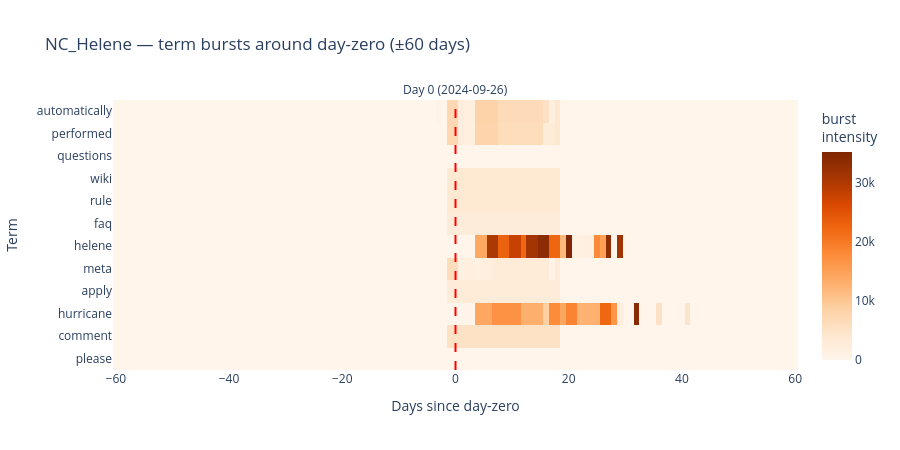
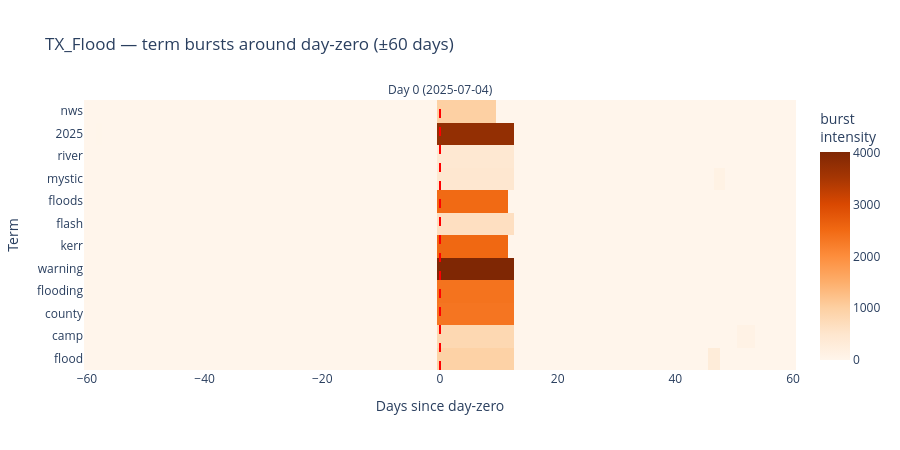

The notebook cell these images were saved under, in order:
### Markdown cell above
### 6.2 Per-event burst heatmaps

For each event, we pick the ~12 most distinctive terms across that event's boolean sub-corpora (by TF-IDF), run Kleinberg on each term's timestamp series restricted to the ±`WINDOW_DAYS` window around day-zero, and render a heatmap of days-since-day-zero × term with intensity encoding. A vertical line marks day-zero.

### Code cell
BURST_TERMS_PER_EVENT = 12

def term_timestamps(docs, term):
    mask = docs["text_content"].str.contains(rf"\b{re.escape(term)}\b", case=False, regex=True)
    return docs.loc[mask, "timestamp"].dropna().tolist()

def distinctive_terms(sub_df, all_df, n=BURST_TERMS_PER_EVENT):
    """Terms frequent in sub_df but not in (all_df minus sub_df)."""
    in_corpus  = " ".join(sub_df["text_content"].tolist())
    out_corpus = " ".join(all_df.loc[~all_df.index.isin(sub_df.index), "text_content"].tolist())
    vec = TfidfVectorizer(max_features=3000, stop_words=list(CONTENT_STOPWORDS), min_df=2)
    try:
        X = vec.fit_transform([in_corpus, out_corpus])
    except ValueError:
        return []
    diff = (X.toarray()[0] - X.toarray()[1])
    vocab = np.array(vec.get_feature_names_out())
    return list(vocab[diff.argsort()[::-1][:n]])

event_burst_figs = {}
for event, day0_str in EVENT_DAY_ZERO.items():
    day0 = datetime.fromisoformat(day0_str).replace(tzinfo=timezone.utc)
    win_start = day0 - timedelta(days=WINDOW_DAYS)
    win_end   = day0 + timedelta(days=WINDOW_DAYS)
    sub = df[df["events"].apply(lambda es: event in es) &
             df["timestamp"].between(win_start, win_end)].copy()
    if len(sub) < 10:
        print(f"  ⚠ {event}: only {len(sub)} docs in window — skipping burst heatmap")
        continue
    terms = distinctive_terms(sub, df)
    if not terms:
        continue
    # Build days-since-day-zero × term intensity matrix
    days = list(range(-WINDOW_DAYS, WINDOW_DAYS+1))
    matrix = np.zeros((len(terms), len(days)))
    for ti, term in enumerate(terms):
        ts = term_timestamps(sub, term)
        bursts = kleinberg_bursts(ts)
        for b_start, b_end, intensity in bursts:
            d0 = (b_start - day0).days
            d1 = (b_end - day0).days
            for d in range(max(d0, -WINDOW_DAYS), min(d1, WINDOW_DAYS)+1):
                matrix[ti, d - days[0]] = max(matrix[ti, d - days[0]], intensity)
    fig = go.Figure(go.Heatmap(z=matrix, x=days, y=terms, colorscale="Oranges",
                               colorbar=dict(title="burst<br>intensity")))
    fig.add_vline(x=0, line=dict(color="red", width=2, dash="dash"),
                  annotation_text=f"Day 0 ({day0_str})", annotation_position="top")
    fig.update_layout(title=f"{event} — term bursts around day-zero (±{WINDOW_DAYS} days)",
                      xaxis_title="Days since day-zero", yaxis_title="Term",
                      height=450, plot_bgcolor="white")
    fig.write_html(str(OUTPUT_DIR / f"burst_{event}.html"), include_plotlyjs="cdn")
    event_burst_figs[event] = fig
    fig.show()
    print(f"✓ {event}: {len(sub):,} docs, {len(terms)} distinctive terms")

### Figure 1 — Plotly figure (JSON) as saved in the notebook; plotly's stock layout.template omitted (floating-point values rounded to 4 significant figures; data arrays with more than 128 entries replaced by an {"elided": "..."} marker saying what was removed)
{"data": [{"colorbar": {"title": {"text": "burst<br>intensity"}}, "colorscale": [[0, "rgb(255,245,235)"], [0.125, "rgb(254,230,206)"], [0.25, "rgb(253,208,162)"], [0.375, "rgb(253,174,107)"], [0.5, "rgb(253,141,60)"], [0.625, "rgb(241,105,19)"], [0.75, "rgb(217,72,1)"], [0.875, "rgb(166,54,3)"], [1, "rgb(127,39,4)"]], "type": "heatmap", "x": [-60, -59, -58, -57, -56, -55, -54, -53, -52, -51, -50, -49, -48, -47, -46, -45, -44, -43, -42, -41, -40, -39, -38, -37, -36, -35, -34, -33, -32, -31, -30, -29, -28, -27, -26, -25, -24, -23, -22, -21, -20, -19, -18, -17, -16, -15, -14, -13, -12, -11, -10, -9, -8, -7, -6, -5, -4, -3, -2, -1, 0, 1, 2, 3, 4, 5, 6, 7, 8, 9, 10, 11, 12, 13, 14, 15, 16, 17, 18, 19, 20, 21, 22, 23, 24, 25, 26, 27, 28, 29, 30, 31, 32, 33, 34, 35, 36, 37, 38, 39, 40, 41, 42, 43, 44, 45, 46, 47, 48, 49, 50, 51, 52, 53, 54, 55, 56, 57, 58, 59, 60], "y": ["please", "comment", "hurricane", "apply", "meta", "helene", "faq", "rule", "wiki", "questions", "performed", "automatically"], "z": {"elided": "12x121 float values"}}], "layout": {"annotations": [{"showarrow": false, "text": "Day 0 (2024-09-26)", "x": 0, "xanchor": "center", "xref": "x", "y": 1, "yanchor": "bottom", "yref": "y domain"}], "height": 450, "plot_bgcolor": "white", "shapes": [{"line": {"color": "red", "dash": "dash", "width": 2}, "type": "line", "x0": 0, "x1": 0, "xref": "x", "y0": 0, "y1": 1, "yref": "y domain"}], "title": {"text": "NC_Helene — term bursts around day-zero (±60 days)"}, "xaxis": {"title": {"text": "Days since day-zero"}}, "yaxis": {"title": {"text": "Term"}}}}

### Figure 2 — Plotly figure (JSON) as saved in the notebook; plotly's stock layout.template omitted (floating-point values rounded to 4 significant figures; data arrays with more than 128 entries replaced by an {"elided": "..."} marker saying what was removed)
{"data": [{"colorbar": {"title": {"text": "burst<br>intensity"}}, "colorscale": [[0, "rgb(255,245,235)"], [0.125, "rgb(254,230,206)"], [0.25, "rgb(253,208,162)"], [0.375, "rgb(253,174,107)"], [0.5, "rgb(253,141,60)"], [0.625, "rgb(241,105,19)"], [0.75, "rgb(217,72,1)"], [0.875, "rgb(166,54,3)"], [1, "rgb(127,39,4)"]], "type": "heatmap", "x": [-60, -59, -58, -57, -56, -55, -54, -53, -52, -51, -50, -49, -48, -47, -46, -45, -44, -43, -42, -41, -40, -39, -38, -37, -36, -35, -34, -33, -32, -31, -30, -29, -28, -27, -26, -25, -24, -23, -22, -21, -20, -19, -18, -17, -16, -15, -14, -13, -12, -11, -10, -9, -8, -7, -6, -5, -4, -3, -2, -1, 0, 1, 2, 3, 4, 5, 6, 7, 8, 9, 10, 11, 12, 13, 14, 15, 16, 17, 18, 19, 20, 21, 22, 23, 24, 25, 26, 27, 28, 29, 30, 31, 32, 33, 34, 35, 36, 37, 38, 39, 40, 41, 42, 43, 44, 45, 46, 47, 48, 49, 50, 51, 52, 53, 54, 55, 56, 57, 58, 59, 60], "y": ["flood", "camp", "county", "flooding", "warning", "kerr", "flash", "floods", "mystic", "river", "2025", "nws"], "z": {"elided": "12x121 float values"}}], "layout": {"annotations": [{"showarrow": false, "text": "Day 0 (2025-07-04)", "x": 0, "xanchor": "center", "xref": "x", "y": 1, "yanchor": "bottom", "yref": "y domain"}], "height": 450, "plot_bgcolor": "white", "shapes": [{"line": {"color": "red", "dash": "dash", "width": 2}, "type": "line", "x0": 0, "x1": 0, "xref": "x", "y0": 0, "y1": 1, "yref": "y domain"}], "title": {"text": "TX_Flood — term bursts around day-zero (±60 days)"}, "xaxis": {"title": {"text": "Days since day-zero"}}, "yaxis": {"title": {"text": "Term"}}}}
